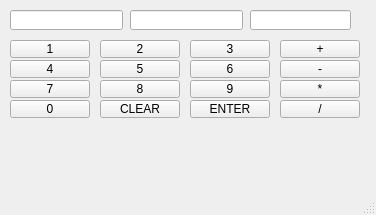
<?xml version="1.0" encoding="UTF-8"?>
<ui version="4.0">
 <class>MainWindow</class>
 <widget class="QMainWindow" name="MainWindow">
  <property name="geometry">
   <rect>
    <x>0</x>
    <y>0</y>
    <width>376</width>
    <height>215</height>
   </rect>
  </property>
  <property name="windowTitle">
   <string>MainWindow</string>
  </property>
  <widget class="QWidget" name="centralwidget">
   <widget class="QLineEdit" name="num1Edit">
    <property name="geometry">
     <rect>
      <x>10</x>
      <y>10</y>
      <width>113</width>
      <height>20</height>
     </rect>
    </property>
   </widget>
   <widget class="QLineEdit" name="num2Edit">
    <property name="geometry">
     <rect>
      <x>130</x>
      <y>10</y>
      <width>113</width>
      <height>20</height>
     </rect>
    </property>
   </widget>
   <widget class="QLineEdit" name="resultEdit">
    <property name="geometry">
     <rect>
      <x>250</x>
      <y>10</y>
      <width>101</width>
      <height>20</height>
     </rect>
    </property>
   </widget>
   <widget class="QPushButton" name="plusButton">
    <property name="geometry">
     <rect>
      <x>280</x>
      <y>40</y>
      <width>80</width>
      <height>18</height>
     </rect>
    </property>
    <property name="text">
     <string>+</string>
    </property>
   </widget>
   <widget class="QPushButton" name="minusButton">
    <property name="geometry">
     <rect>
      <x>280</x>
      <y>60</y>
      <width>80</width>
      <height>18</height>
     </rect>
    </property>
    <property name="text">
     <string>-</string>
    </property>
   </widget>
   <widget class="QPushButton" name="timesButton">
    <property name="geometry">
     <rect>
      <x>280</x>
      <y>80</y>
      <width>80</width>
      <height>18</height>
     </rect>
    </property>
    <property name="text">
     <string>*</string>
    </property>
   </widget>
   <widget class="QPushButton" name="divideButton">
    <property name="geometry">
     <rect>
      <x>280</x>
      <y>100</y>
      <width>80</width>
      <height>18</height>
     </rect>
    </property>
    <property name="text">
     <string>/</string>
    </property>
   </widget>
   <widget class="QPushButton" name="n1Button">
    <property name="geometry">
     <rect>
      <x>10</x>
      <y>40</y>
      <width>80</width>
      <height>18</height>
     </rect>
    </property>
    <property name="text">
     <string>1</string>
    </property>
   </widget>
   <widget class="QPushButton" name="n2Button">
    <property name="geometry">
     <rect>
      <x>100</x>
      <y>40</y>
      <width>80</width>
      <height>18</height>
     </rect>
    </property>
    <property name="text">
     <string>2</string>
    </property>
   </widget>
   <widget class="QPushButton" name="n3Button">
    <property name="geometry">
     <rect>
      <x>190</x>
      <y>40</y>
      <width>80</width>
      <height>18</height>
     </rect>
    </property>
    <property name="text">
     <string>3</string>
    </property>
   </widget>
   <widget class="QPushButton" name="enterButton">
    <property name="geometry">
     <rect>
      <x>190</x>
      <y>100</y>
      <width>80</width>
      <height>18</height>
     </rect>
    </property>
    <property name="text">
     <string>ENTER</string>
    </property>
   </widget>
   <widget class="QPushButton" name="clearButton">
    <property name="geometry">
     <rect>
      <x>100</x>
      <y>100</y>
      <width>80</width>
      <height>18</height>
     </rect>
    </property>
    <property name="text">
     <string>CLEAR</string>
    </property>
   </widget>
   <widget class="QPushButton" name="n4button">
    <property name="geometry">
     <rect>
      <x>10</x>
      <y>60</y>
      <width>80</width>
      <height>18</height>
     </rect>
    </property>
    <property name="text">
     <string>4</string>
    </property>
   </widget>
   <widget class="QPushButton" name="n5button">
    <property name="geometry">
     <rect>
      <x>100</x>
      <y>60</y>
      <width>80</width>
      <height>18</height>
     </rect>
    </property>
    <property name="text">
     <string>5</string>
    </property>
   </widget>
   <widget class="QPushButton" name="n6button">
    <property name="geometry">
     <rect>
      <x>190</x>
      <y>60</y>
      <width>80</width>
      <height>18</height>
     </rect>
    </property>
    <property name="text">
     <string>6</string>
    </property>
   </widget>
   <widget class="QPushButton" name="n7button">
    <property name="geometry">
     <rect>
      <x>10</x>
      <y>80</y>
      <width>80</width>
      <height>18</height>
     </rect>
    </property>
    <property name="text">
     <string>7</string>
    </property>
   </widget>
   <widget class="QPushButton" name="n8button">
    <property name="geometry">
     <rect>
      <x>100</x>
      <y>80</y>
      <width>80</width>
      <height>18</height>
     </rect>
    </property>
    <property name="text">
     <string>8</string>
    </property>
   </widget>
   <widget class="QPushButton" name="n9button">
    <property name="geometry">
     <rect>
      <x>190</x>
      <y>80</y>
      <width>80</width>
      <height>18</height>
     </rect>
    </property>
    <property name="text">
     <string>9</string>
    </property>
   </widget>
   <widget class="QPushButton" name="n0button">
    <property name="geometry">
     <rect>
      <x>10</x>
      <y>100</y>
      <width>80</width>
      <height>18</height>
     </rect>
    </property>
    <property name="text">
     <string>0</string>
    </property>
   </widget>
  </widget>
  <widget class="QMenuBar" name="menubar">
   <property name="geometry">
    <rect>
     <x>0</x>
     <y>0</y>
     <width>376</width>
     <height>21</height>
    </rect>
   </property>
  </widget>
  <widget class="QStatusBar" name="statusbar"/>
 </widget>
 <resources/>
 <connections/>
</ui>
